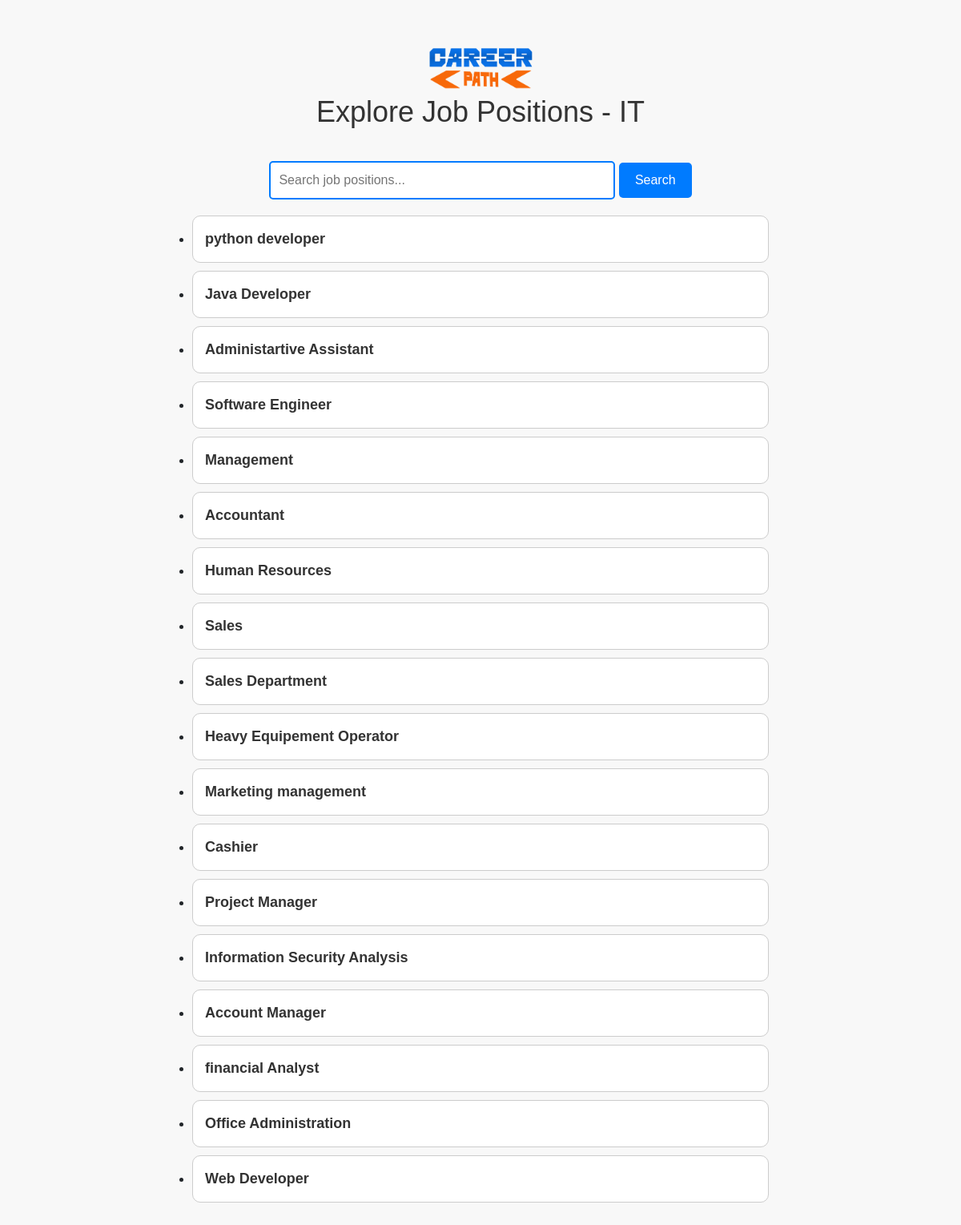
The app's page /category/IT/, older data.
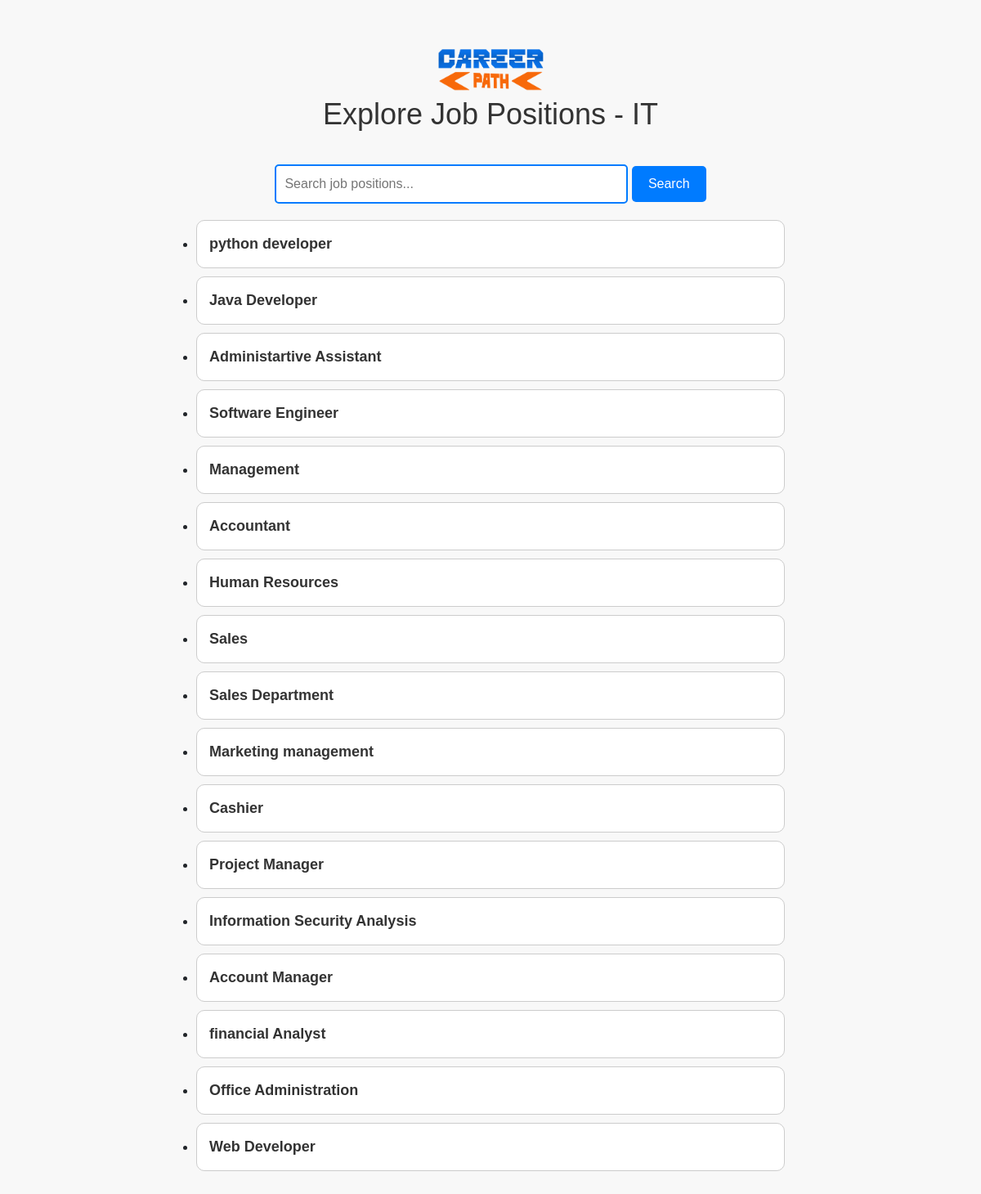
The same page, newer data.
### jobpositions/models.py (models this page shows, shortened)
class JobPosition(models.Model):
    CATEGORY_CHOICES = [
        ('IT', 'IT'),
        ('Medical', 'Medical'),
        ('Electrical', 'Electrical'),
        ('Electronics', 'Electronics'),
        ('BPO', 'BPO'),
        ('Construction Field', 'Construction Field'),
        ('Mechanical', 'Mechanical'),
    ]
    title = models.CharField(max_length=100)
    description = models.TextField()
    skills = models.TextField()
    category = models.CharField(max_length=50, choices=CATEGORY_CHOICES,default='IT')

### jobpositions/views.py (the view)
# urls.py: path('category/<str:category>/', views.job_positions_by_category, name='job_category'),
def job_positions_by_category(request, category):
    query = request.GET.get('q')
    job_positions = JobPosition.objects.filter(category=category)
    if query:
        job_positions = job_positions.filter(title__icontains=query)
    context = {
        'category': category,
        'job_positions': job_positions,
    }
    return render(request, 'job_positions_by_category.html', context)

### jobpositions/templates/job_positions_by_category.html (shortened to what this page needs)
<!DOCTYPE html>
<html>
<head>
    <link href="https://cdn.jsdelivr.net/npm/bootstrap@5.3.0/dist/css/bootstrap.min.css" rel="stylesheet">
</head>
<body>
    <div class="container">
        <div class="logo">
            <img src="/static/images/logo3.png" alt="Logo">
        </div>
        <h1 class="job-title">Explore Job Positions - {{ category }}</h1>
        <div class="search-bar">
            <form action="" method="GET">
                <input type="text" class="search-input" name="q" placeholder="Search job positions..." value="{{ request.GET.q }}">
                <button type="submit" class="search-btn">Search</button>
            </form>
        </div>
        <div class="job-list">
            <ul class="list-group">
                {% for job_position in job_positions %}
                <li class="job-list-item">
                    <a href="{% url 'job_position_detail' job_position.id %}">{{ job_position.title }}</a>
                </li>
                {% endfor %}
            </ul>
        </div>
    </div>
</body>
</html>

### jobpositions/templates/job_positions_by_category.html (style rules this page uses)
body { background-color: #f8f8f8; font-family: Arial, sans-serif; margin: 0; padding: 0; }
.container { max-width: 800px; margin: 0 auto; padding: 40px; text-align: center; }
.logo img { max-width: 180px; height: auto; }
.job-title { font-size: 36px; margin-bottom: 40px; color: #333; }
.search-bar { text-align: center; margin-bottom: 20px; }
.search-input { padding: 10px; border: 2px solid #007bff; border-radius: 5px; font-size: 16px; width: 60%; outline: none; }
.search-btn { padding: 10px 20px; border: none; background-color: #007bff; color: #fff; border-radius: 5px; cursor: pointer; font-size: 16px; transition: background-color 0.3s; outline: none; }
.job-list { text-align: left; }
.job-list-item { margin-bottom: 10px; padding: 15px; border: 1px solid #ccc; background-color: #ffffff; border-radius: 10px; }
.job-list-item a { text-decoration: none; color: #333; font-size: 18px; transition: color 0.3s; font-weight: bold; }

Row changes from the older to the newer data that the page shows:
no longer on this page (row edited): JobPosition: title "Heavy Equipement Operator"
